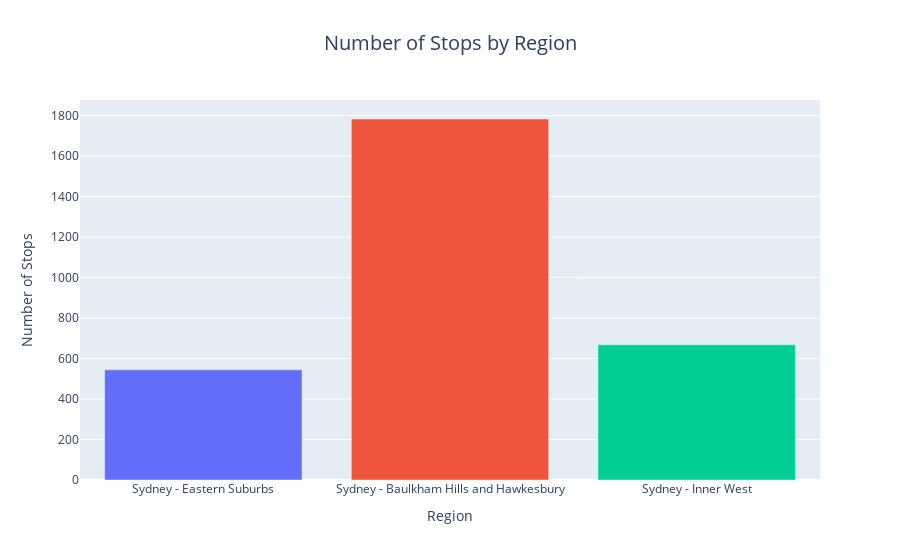

Notebook cell for this chart:
### Markdown cell above
### Interactive Bar-Graph for stops accross regions

### Code cell
import plotly.express as px
import plotly.graph_objects as go

try:
    engine, conn = pgconnect(CREDENTIALS_FILE)
    if engine is not None:
        query = text("""
        WITH region_stops AS (
            SELECT 
                sa4.sa4_name,
                COUNT(s.stop_id) as stop_count
            FROM sa4_boundaries sa4
            JOIN sa2_boundaries sa2 ON ST_Within(sa2.geometry, sa4.geometry)
            LEFT JOIN stops s ON ST_Within(s.geometry, sa2.geometry)
            WHERE sa4.sa4_name IN (
                'Sydney - Baulkham Hills and Hawkesbury',
                'Sydney - Eastern Suburbs',
                'Sydney - Inner West'
            )
            GROUP BY sa4.sa4_name
        )
        SELECT * FROM region_stops;
        """)
        
        df = pd.read_sql(query, engine)
        
        # Create interactive bar graph
        fig = px.bar(df, 
                    x='sa4_name', 
                    y='stop_count',
                    color='sa4_name',
                    title='Number of Stops by Region',
                    labels={
                        'sa4_name': 'Region',
                        'stop_count': 'Number of Stops'
                    })
        
        # Update layout
        fig.update_layout(
            title_x=0.5,
            title_font_size=20,
            showlegend=False,
            xaxis_title="Region",
            yaxis_title="Number of Stops",
            hovermode='x'
        )
        
        # Add hover template
        fig.update_traces(
            hovertemplate="<br>".join([
                "Region: %{x}",
                "Number of Stops: %{y:,.0f}",
                "<extra></extra>"
            ])
        )
        
        # Show the plot
        fig.show()
        '''
        # Print statistics
        print("\nStop Count Statistics:")
        print(df.sort_values('stop_count', ascending=False))
        '''
    else:
        print("Failed to connect to the database.")
except Exception as e:
    print(f"Error: {e}")

### Figure 1 — Plotly figure (JSON) as saved in the notebook; plotly's stock layout.template omitted (floating-point values rounded to 4 significant figures)
{"data": [{"alignmentgroup": "True", "hovertemplate": "Region: %{x}<br>Number of Stops: %{y:,.0f}<br><extra></extra>", "legendgroup": "Sydney - Eastern Suburbs", "marker": {"color": "#636efa", "pattern": {"shape": ""}}, "name": "Sydney - Eastern Suburbs", "offsetgroup": "Sydney - Eastern Suburbs", "orientation": "v", "showlegend": true, "textposition": "auto", "type": "bar", "x": ["Sydney - Eastern Suburbs"], "xaxis": "x", "y": [544], "yaxis": "y"}, {"alignmentgroup": "True", "hovertemplate": "Region: %{x}<br>Number of Stops: %{y:,.0f}<br><extra></extra>", "legendgroup": "Sydney - Baulkham Hills and Hawkesbury", "marker": {"color": "#EF553B", "pattern": {"shape": ""}}, "name": "Sydney - Baulkham Hills and Hawkesbury", "offsetgroup": "Sydney - Baulkham Hills and Hawkesbury", "orientation": "v", "showlegend": true, "textposition": "auto", "type": "bar", "x": ["Sydney - Baulkham Hills and Hawkesbury"], "xaxis": "x", "y": [1783], "yaxis": "y"}, {"alignmentgroup": "True", "hovertemplate": "Region: %{x}<br>Number of Stops: %{y:,.0f}<br><extra></extra>", "legendgroup": "Sydney - Inner West", "marker": {"color": "#00cc96", "pattern": {"shape": ""}}, "name": "Sydney - Inner West", "offsetgroup": "Sydney - Inner West", "orientation": "v", "showlegend": true, "textposition": "auto", "type": "bar", "x": ["Sydney - Inner West"], "xaxis": "x", "y": [668], "yaxis": "y"}], "layout": {"autosize": true, "barmode": "relative", "hovermode": "x", "legend": {"title": {"text": "Region"}, "tracegroupgap": 0}, "showlegend": false, "title": {"font": {"size": 20}, "text": "Number of Stops by Region", "x": 0.5}, "xaxis": {"anchor": "y", "autorange": true, "categoryarray": ["Sydney - Eastern Suburbs", "Sydney - Baulkham Hills and Hawkesbury", "Sydney - Inner West"], "categoryorder": "array", "domain": [0, 1], "range": [-0.5, 2.5], "title": {"text": "Region"}, "type": "category"}, "yaxis": {"anchor": "x", "autorange": true, "domain": [0, 1], "range": [0, 1877.0], "title": {"text": "Number of Stops"}, "type": "linear"}}}
